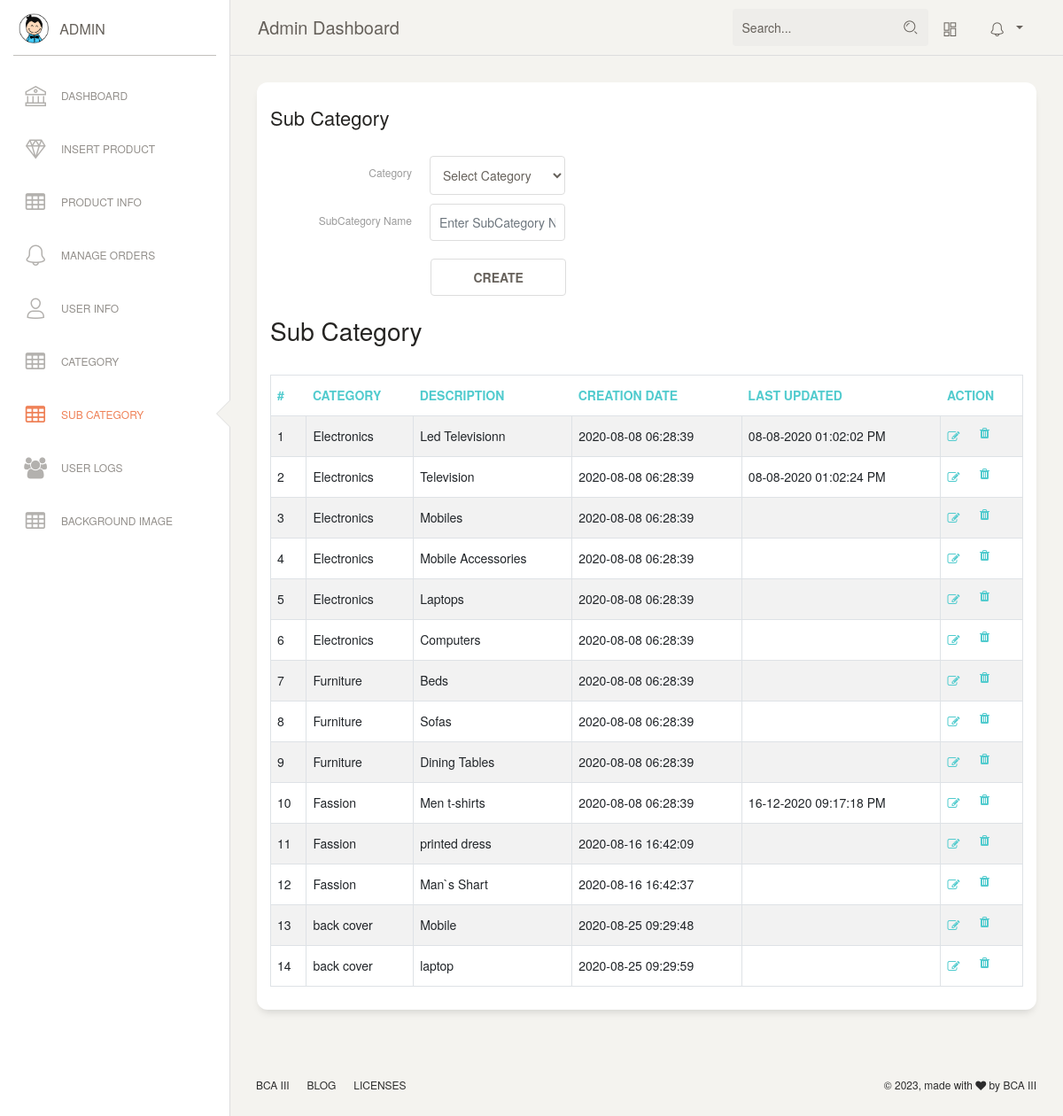
The page /admin/subcategory.php (signed in) on the database its author committed.
### tables this page shows
CREATE TABLE `subcategory` (
  `id` int(11) NOT NULL,
  `categoryid` int(11) DEFAULT NULL,
  `subcategory` varchar(255) DEFAULT NULL,
  `creationDate` timestamp NULL DEFAULT current_timestamp(),
  `updationDate` varchar(255) DEFAULT NULL
);

CREATE TABLE `category` (
  `id` int(11) NOT NULL,
  `categoryName` varchar(255) DEFAULT NULL,
  `categoryDescription` longtext DEFAULT NULL,
  `creationDate` timestamp NOT NULL DEFAULT current_timestamp(),
  `updationDate` varchar(255) DEFAULT NULL
);

### admin/subcategory.php (the view, shortened to what this page needs)
<?php
include('include/config.php');
if(strlen($_SESSION['alogin'])==0)
  {
header('location:index.php');
}
else{
?>
<!DOCTYPE html>
<html lang="en">
<head>
  <?php  include"css.php" ?>
</head>
<body class="">
<?php include"include/slidebar.php" ?>
    <?php include"include/nav.php";?>
 <div class="content">
        <div class="row">
          <div class="col-md-12">
            <div class="card">
              <div class="card-header">
                <h5 class="card-title">Sub Category</h5>
              </div>
                <div class="card-body">
                  <div class="row">
                    <div class="col-md-6">
<form class="form-horizontal row-fluid" name="subcategory" method="post" >
  <div class="form-group row">
<label class="col-sm-5 col-form-label"for="basicinput">Category</label>
    <div class="col-sm-5">
<select name="category" class="form-control" required>
<option value="">Select Category</option>
</select>
</div>
</div>
  <div class="form-group row">
<label class="col-sm-5 col-form-label" for="basicinput">SubCategory Name</label>
    <div class="col-sm-5">
<input type="text" placeholder="Enter SubCategory Name"  name="subcategory" class="form-control" required>
</div>
</div>
  <div class="form-group row">
    <label class="col-sm-5 col-form-label" for="basicinput"></label>
                      <div class="col-sm-5">
                        <button type="submit" name="submit" class="btn form-control" >Create</button>
                      </div>
                    </div>
                  </form>
              </div>
            </div>
  <div class="module">
              <div class="module-head">
                <h3>Sub Category</h3>
              </div>
              <div class="module-body table">
                <table cellpadding="0" cellspacing="0" border="0" class="datatable-1 table table-bordered table-striped  display" width="100%">
                    <thead class=" text-primary">
                    <tr>
                      <th>#</th>
                      <th>Category</th>
                      <th>Description</th>
                      <th>Creation date</th>
                      <th>Last Updated</th>
                      <th>Action</th>
                    </tr>
                  </thead>
                  <tbody>
<?php $query=mysqli_query($con,"select subcategory.id,category.categoryName,subcategory.subcategory,subcategory.creationDate,subcategory.updationDate from subcategory join category on category.id=subcategory.categoryid");
$cnt=1;
while($row=mysqli_fetch_array($query))
{
?>
                    <tr>
                      <td><?php echo htmlentities($cnt);?></td>
                      <td><?php echo htmlentities($row['categoryName']);?></td>
                      <td><?php echo htmlentities($row['subcategory']);?></td>
                      <td> <?php echo htmlentities($row['creationDate']);?></td>
                      <td><?php echo htmlentities($row['updationDate']);?></td>
                      <td>
                      <a href="edit_subcategory.php?id=<?php echo $row['id']?>" ><i class="fa fa-edit"></i></a>
                      <a href="subcategory.php?id=<?php echo $row['id']?>&del=delete" onClick="return confirm('Are you sure you want to delete?')"><i class="fa fa-trash  " style="float: right;padding-right: 30px;"></i></a></td>
                    </tr>
                    <?php $cnt=$cnt+1; } ?>
                </table>
                  </div>
                </div>
              </div>
            </div>
        </div>
    </div>
</div>
<?php include"include/footer.php";?>
</body>
</html>
<?php  } ?>

### rows shown on the page
subcategory: categoryid.categoryName "Electronics", subcategory "Led Televisionn", creationDate "2020-08-08 06:28:39", updationDate "08-08-2020 01:02:02 PM"
subcategory: categoryid.categoryName "Electronics", subcategory "Television", creationDate "2020-08-08 06:28:39", updationDate "08-08-2020 01:02:24 PM"
subcategory: categoryid.categoryName "Electronics", subcategory "Mobiles", creationDate "2020-08-08 06:28:39"
subcategory: categoryid.categoryName "Electronics", subcategory "Mobile Accessories", creationDate "2020-08-08 06:28:39"
subcategory: categoryid.categoryName "Electronics", subcategory "Laptops", creationDate "2020-08-08 06:28:39"
subcategory: categoryid.categoryName "Electronics", subcategory "Computers", creationDate "2020-08-08 06:28:39"
subcategory: categoryid.categoryName "Furniture", subcategory "Beds", creationDate "2020-08-08 06:28:39"
subcategory: categoryid.categoryName "Furniture", subcategory "Sofas", creationDate "2020-08-08 06:28:39"
subcategory: categoryid.categoryName "Furniture", subcategory "Dining Tables", creationDate "2020-08-08 06:28:39"
subcategory: categoryid.categoryName "Fassion", subcategory "Men t-shirts", creationDate "2020-08-08 06:28:39", updationDate "16-12-2020 09:17:18 PM"
subcategory: categoryid.categoryName "Fassion", subcategory "printed dress", creationDate "2020-08-16 16:42:09"
subcategory: categoryid.categoryName "Fassion", subcategory "Man`s Shart", creationDate "2020-08-16 16:42:37"
subcategory: categoryid.categoryName "back cover", subcategory "Mobile", creationDate "2020-08-25 09:29:48"
subcategory: categoryid.categoryName "back cover", subcategory "laptop", creationDate "2020-08-25 09:29:59"
